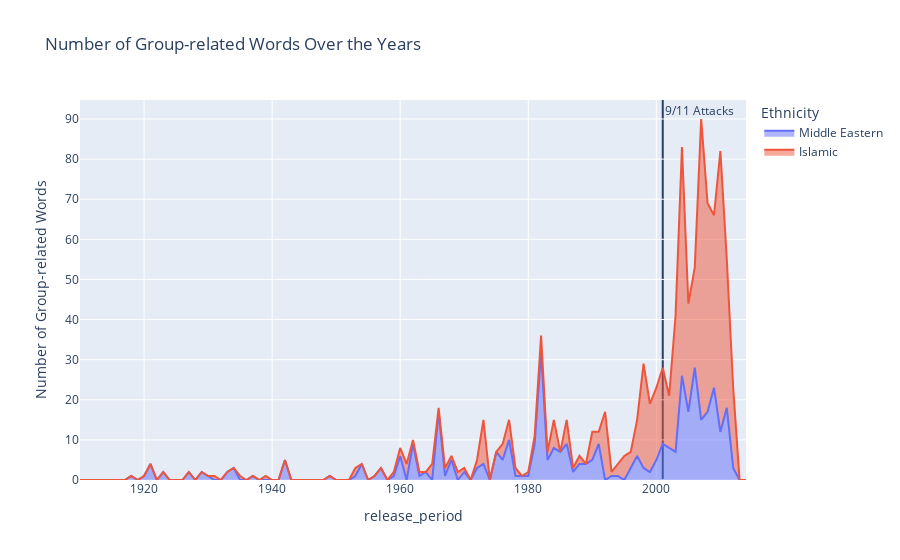

Notebook code cell kept with this figure:
### Code cell
ethnicities=["Middle Eastern",'Islamic']
plot_occurrences(df_sum, ethmerged, ethnicities, 1, [('2001', '2001', '9/11 Attacks')])

### Figure 1 — Plotly figure (JSON) as saved in the notebook; plotly's stock layout.template omitted (floating-point values rounded to 4 significant figures)
{"data": [{"fillpattern": {"shape": ""}, "hovertemplate": "Ethnicity=Middle Eastern<br>release_period=%{x}<br>Number of Group-related Words=%{y}<extra></extra>", "legendgroup": "Middle Eastern", "line": {"color": "#636efa"}, "marker": {"symbol": "circle"}, "mode": "lines", "name": "Middle Eastern", "orientation": "v", "showlegend": true, "stackgroup": "1", "type": "scatter", "x": [1910, 1911, 1912, 1913, 1914, 1915, 1916, 1917, 1918, 1919, 1920, 1921, 1922, 1923, 1924, 1925, 1926, 1927, 1928, 1929, 1930, 1931, 1932, 1933, 1934, 1935, 1936, 1937, 1938, 1939, 1940, 1941, 1942, 1943, 1944, 1945, 1946, 1947, 1948, 1949, 1950, 1951, 1952, 1953, 1954, 1955, 1956, 1957, 1958, 1959, 1960, 1961, 1962, 1963, 1964, 1965, 1966, 1967, 1968, 1969, 1970, 1971, 1972, 1973, 1974, 1975, 1976, 1977, 1978, 1979, 1980, 1981, 1982, 1983, 1984, 1985, 1986, 1987, 1988, 1989, 1990, 1991, 1992, 1993, 1994, 1995, 1996, 1997, 1998, 1999, 2000, 2001, 2002, 2003, 2004, 2005, 2006, 2007, 2008, 2009, 2010, 2011, 2012, 2013, 2014], "xaxis": "x", "y": [0, 0, 0, 0, 0, 0, 0, 0, 1, 0, 1, 4, 0, 2, 0, 0, 0, 2, 0, 2, 1, 0, 0, 2, 3, 0, 0, 1, 0, 0, 0, 0, 5, 0, 0, 0, 0, 0, 0, 1, 0, 0, 0, 1, 4, 0, 1, 3, 0, 1, 6, 0, 9, 1, 2, 0, 17, 1, 5, 0, 2, 0, 3, 4, 0, 7, 5, 10, 1, 1, 1, 9, 32, 5, 8, 7, 9, 2, 4, 4, 5, 9, 0, 1, 1, 0, 3, 6, 3, 2, 5, 9, 8, 7, 26, 17, 28, 15, 17, 23, 12, 18, 3, 0, 0], "yaxis": "y"}, {"fillpattern": {"shape": ""}, "hovertemplate": "Ethnicity=Islamic<br>release_period=%{x}<br>Number of Group-related Words=%{y}<extra></extra>", "legendgroup": "Islamic", "line": {"color": "#EF553B"}, "marker": {"symbol": "circle"}, "mode": "lines", "name": "Islamic", "orientation": "v", "showlegend": true, "stackgroup": "1", "type": "scatter", "x": [1910, 1911, 1912, 1913, 1914, 1915, 1916, 1917, 1918, 1919, 1920, 1921, 1922, 1923, 1924, 1925, 1926, 1927, 1928, 1929, 1930, 1931, 1932, 1933, 1934, 1935, 1936, 1937, 1938, 1939, 1940, 1941, 1942, 1943, 1944, 1945, 1946, 1947, 1948, 1949, 1950, 1951, 1952, 1953, 1954, 1955, 1956, 1957, 1958, 1959, 1960, 1961, 1962, 1963, 1964, 1965, 1966, 1967, 1968, 1969, 1970, 1971, 1972, 1973, 1974, 1975, 1976, 1977, 1978, 1979, 1980, 1981, 1982, 1983, 1984, 1985, 1986, 1987, 1988, 1989, 1990, 1991, 1992, 1993, 1994, 1995, 1996, 1997, 1998, 1999, 2000, 2001, 2002, 2003, 2004, 2005, 2006, 2007, 2008, 2009, 2010, 2011, 2012, 2013, 2014], "xaxis": "x", "y": [0, 0, 0, 0, 0, 0, 0, 0, 0, 0, 0, 0, 0, 0, 0, 0, 0, 0, 0, 0, 0, 1, 0, 0, 0, 1, 0, 0, 0, 1, 0, 0, 0, 0, 0, 0, 0, 0, 0, 0, 0, 0, 0, 2, 0, 0, 0, 0, 0, 1, 2, 4, 1, 1, 0, 4, 1, 2, 1, 2, 1, 0, 2, 11, 0, 0, 4, 5, 2, 0, 1, 2, 4, 2, 7, 0, 6, 1, 2, 0, 7, 3, 17, 1, 3, 6, 4, 9, 26, 17, 18, 19, 13, 34, 57, 27, 25, 75, 52, 43, 70, 37, 20, 0, 0], "yaxis": "y"}], "layout": {"annotations": [{"showarrow": false, "text": "9/11 Attacks", "x": "2001", "xanchor": "left", "xref": "x", "y": 1, "yanchor": "top", "yref": "y domain"}], "legend": {"title": {"text": "Ethnicity"}, "tracegroupgap": 0}, "shapes": [{"fillcolor": "rgba(255, 0, 0, 0.3)", "layer": "below", "type": "rect", "x0": "2001", "x1": "2001", "xref": "x", "y0": 0, "y1": 1, "yref": "y domain"}], "title": {"text": "Number of Group-related Words Over the Years "}, "xaxis": {"anchor": "y", "domain": [0, 1], "title": {"text": "release_period"}}, "yaxis": {"anchor": "x", "domain": [0, 1], "title": {"text": "Number of Group-related Words"}}}}
